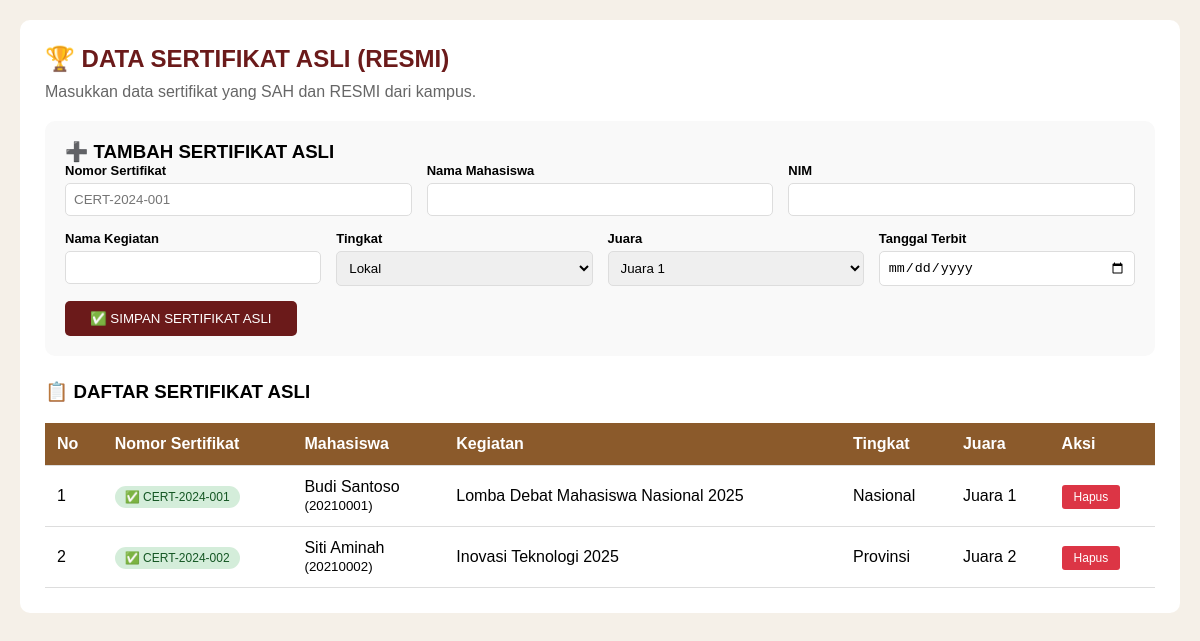
Page /admin/sertifikat_asli.php (signed in) on the committed database.
### tables this page shows
CREATE TABLE `sertifikat_asli` (
  `id` int NOT NULL,
  `nomor_sertifikat` varchar(50) NOT NULL,
  `qr_text` text NOT NULL,
  `nama_mahasiswa` varchar(100) NOT NULL,
  `nim` varchar(20) NOT NULL,
  `nama_kegiatan` varchar(200) NOT NULL,
  `tingkat` enum('Lokal','Provinsi','Nasional','Internasional') NOT NULL,
  `juara` varchar(50) NOT NULL,
  `tanggal_terbit` date NOT NULL,
  `created_at` timestamp NULL DEFAULT CURRENT_TIMESTAMP
);

### admin/sertifikat_asli.php (the view, shortened to what this page needs)
<?php
require_once '../config/database.php';
$result = mysqli_query($conn, "SELECT * FROM sertifikat_asli ORDER BY created_at DESC");
?>
<!DOCTYPE html>
<html lang="id">
<head>
</head>
<body>
<div class="container">
    <h2>🏆 DATA SERTIFIKAT ASLI (RESMI)</h2>
    <p class="subtitle">Masukkan data sertifikat yang SAH dan RESMI dari kampus.</p>
    <div class="form-card">
        <h3>➕ TAMBAH SERTIFIKAT ASLI</h3>
        <form method="POST">
            <div class="form-row">
                <div class="form-group"><label>Nomor Sertifikat</label><input type="text" name="nomor_sertifikat" placeholder="CERT-2024-001" required></div>
                <div class="form-group"><label>Nama Mahasiswa</label><input type="text" name="nama_mahasiswa" required></div>
                <div class="form-group"><label>NIM</label><input type="text" name="nim" required></div>
            </div>
            <div class="form-row">
                <div class="form-group"><label>Nama Kegiatan</label><input type="text" name="nama_kegiatan" required></div>
                <div class="form-group"><label>Tingkat</label>
                    <select name="tingkat">
                        <option>Lokal</option><option>Provinsi</option><option>Nasional</option><option>Internasional</option>
                    </select>
                </div>
                <div class="form-group"><label>Juara</label>
                    <select name="juara">
                        <option>Juara 1</option><option>Juara 2</option><option>Juara 3</option><option>Finalis</option>
                    </select>
                </div>
                <div class="form-group"><label>Tanggal Terbit</label><input type="date" name="tanggal_terbit" required></div>
            </div>
            <button type="submit" name="tambah">✅ SIMPAN SERTIFIKAT ASLI</button>
        </form>
    </div>
    <h3>📋 DAFTAR SERTIFIKAT ASLI</h3>
    <div style="overflow-x: auto;">
        <table>
            <thead>
                <tr><th>No</th><th>Nomor Sertifikat</th><th>Mahasiswa</th><th>Kegiatan</th><th>Tingkat</th><th>Juara</th><th>Aksi</th></tr>
            </thead>
            <tbody>
                <?php $no=1; while($row = mysqli_fetch_assoc($result)): ?>
                <tr>
                    <td><?php echo $no++; ?></td>
                    <td><span class="badge">✅ <?php echo $row['nomor_sertifikat']; ?></span></td>
                    <td><?php echo $row['nama_mahasiswa']; ?><br><small>(<?php echo $row['nim']; ?>)</small></td>
                    <td><?php echo $row['nama_kegiatan']; ?></td>
                    <td><?php echo $row['tingkat']; ?></td>
                    <td><?php echo $row['juara']; ?></td>
                    <td><a href="?hapus=<?php echo $row['id']; ?>" class="btn-hapus" onclick="return confirm('Yakin hapus?')">Hapus</a></td>
                </tr>
                <?php endwhile; ?>
            </tbody>
        </table>
    </div>
</div>
</body>
</html>

### admin/sertifikat_asli.php (style rules this page uses)
* { margin: 0; padding: 0; box-sizing: border-box; }
body { font-family: Arial, sans-serif; background: #f5f0e8; padding: 20px; }
.container { max-width: 1200px; margin: auto; background: white; border-radius: 10px; padding: 25px; }
h2 { color: #6B1A1A; margin-bottom: 10px; }
.subtitle { color: #666; margin-bottom: 20px; }
.form-card { background: #f9f9f9; padding: 20px; border-radius: 10px; margin-bottom: 25px; }
.form-row { display: flex; gap: 15px; flex-wrap: wrap; margin-bottom: 15px; }
.form-group { flex: 1; min-width: 150px; }
.form-group label { display: block; font-weight: bold; margin-bottom: 5px; font-size: 13px; }
.form-group input, .form-group select { width: 100%; padding: 8px; border: 1px solid #ddd; border-radius: 5px; }
button { background: #6B1A1A; color: white; border: none; padding: 10px 25px; border-radius: 5px; cursor: pointer; }
table { width: 100%; border-collapse: collapse; margin-top: 20px; }
th, td { padding: 12px; text-align: left; border-bottom: 1px solid #ddd; }
th { background: #8B5A2B; color: white; }
.badge { background: #d4edda; color: #155724; padding: 4px 10px; border-radius: 20px; font-size: 12px; }
.btn-hapus { background: #dc3545; color: white; padding: 5px 12px; text-decoration: none; border-radius: 3px; font-size: 12px; }

### rows in the picture
sertifikat_asli: nomor_sertifikat "CERT-2024-001", nama_mahasiswa "Budi Santoso", nim "20210001", nama_kegiatan "Lomba Debat Mahasiswa Nasional 2025", tingkat "Nasional", juara "Juara 1"
sertifikat_asli: nomor_sertifikat "CERT-2024-002", nama_mahasiswa "Siti Aminah", nim "20210002", nama_kegiatan "Inovasi Teknologi 2025", tingkat "Provinsi", juara "Juara 2"
